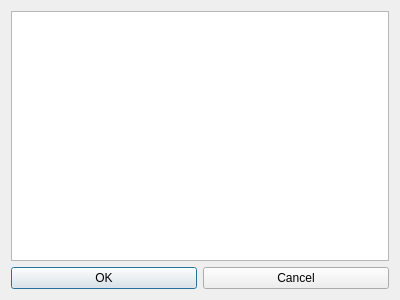
<?xml version="1.0" encoding="UTF-8"?>
<ui version="4.0">
 <class>DialogCuttingShape</class>
 <widget class="QDialog" name="DialogCuttingShape">
  <property name="geometry">
   <rect>
    <x>0</x>
    <y>0</y>
    <width>400</width>
    <height>300</height>
   </rect>
  </property>
  <property name="windowTitle">
   <string>Dialog</string>
  </property>
  <layout class="QVBoxLayout" name="verticalLayout">
   <item>
    <widget class="QGraphicsView" name="graphicsView"/>
   </item>
   <item>
    <layout class="QHBoxLayout" name="horizontalLayout">
     <item>
      <widget class="QPushButton" name="btnOk">
       <property name="text">
        <string>OK</string>
       </property>
      </widget>
     </item>
     <item>
      <widget class="QPushButton" name="btnCancel">
       <property name="text">
        <string>Cancel</string>
       </property>
      </widget>
     </item>
    </layout>
   </item>
  </layout>
 </widget>
 <resources/>
 <connections/>
</ui>
